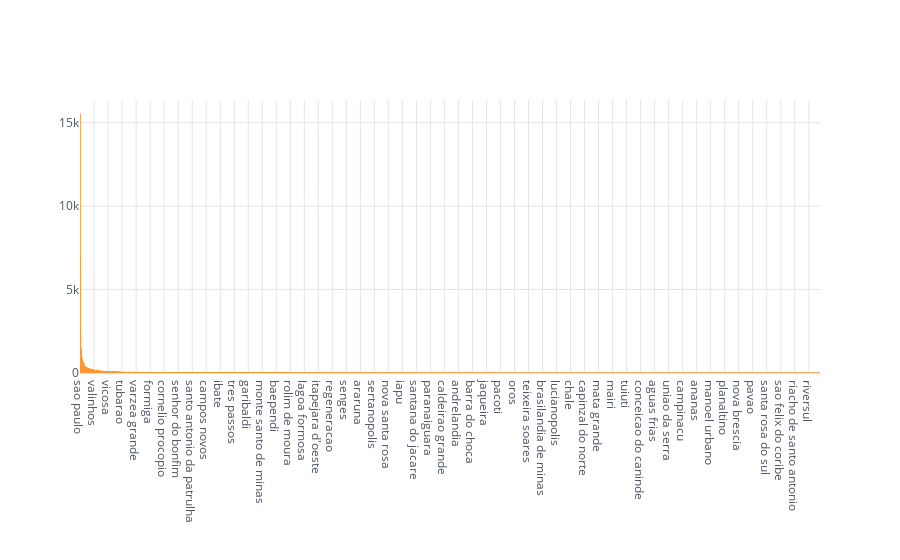

Notebook code cell kept with this figure:
### Code cell
customers_location.iplot(kind='bar', theme='white')

### Figure 1 — Plotly figure (JSON) as saved in the notebook; plotly's stock layout.template omitted (floating-point values rounded to 4 significant figures; data arrays with more than 128 entries replaced by an {"elided": "..."} marker saying what was removed)
{"data": [{"marker": {"color": "rgba(255, 153, 51, 0.6)", "line": {"color": "rgba(255, 153, 51, 1.0)", "width": 1}}, "name": "customer_id", "orientation": "v", "text": "", "type": "bar", "x": {"elided": "4119 str values"}, "y": {"elided": "4119 int values"}}], "layout": {"legend": {"bgcolor": "#FFFFFF", "font": {"color": "#4D5663"}}, "paper_bgcolor": "#FFFFFF", "plot_bgcolor": "#FFFFFF", "title": {"font": {"color": "#4D5663"}}, "xaxis": {"gridcolor": "#E1E5ED", "showgrid": true, "tickfont": {"color": "#4D5663"}, "title": {"font": {"color": "#4D5663"}, "text": ""}, "zerolinecolor": "#E1E5ED"}, "yaxis": {"gridcolor": "#E1E5ED", "showgrid": true, "tickfont": {"color": "#4D5663"}, "title": {"font": {"color": "#4D5663"}, "text": ""}, "zerolinecolor": "#E1E5ED"}}}
